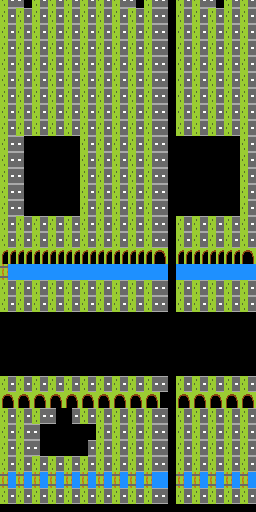

A level layout from a 2D game, rendered from its tile map. Below: a short description, then the map file with its tile-grid data intact:
An orthogonal 32x64 tile map with 8x8 px tiles, 1 tile layer (Tile Layer 1).

<map version="1.4" tiledversion="1.4.3" orientation="orthogonal" renderorder="right-down" width="32" height="64" tilewidth="8" tileheight="8" infinite="0" nextlayerid="2" nextobjectid="1">
 <tileset firstgid="1" source="tile-sheet1.tsx" />
 <layer id="1" name="Tile Layer 1" width="32" height="64">
  <data encoding="csv">
1,2,9,10,1,2,1,2,1,2,1,2,1,2,1,2,9,10,1,2,7,8,1,2,1,2,9,10,1,2,1,2,
17,18,25,26,17,18,17,18,17,18,17,18,17,18,17,18,25,26,17,18,23,24,17,18,17,18,25,26,17,18,17,18,
1,2,1,2,1,2,1,2,1,2,1,2,1,2,1,2,1,2,1,2,7,8,1,2,1,2,1,2,1,2,1,2,
17,18,17,18,17,18,17,18,17,18,17,18,17,18,17,18,17,18,17,18,23,24,17,18,17,18,17,18,17,18,17,18,
1,2,1,2,1,2,1,2,1,2,1,2,1,2,1,2,1,2,1,2,7,8,1,2,1,2,1,2,1,2,1,2,
17,18,17,18,17,18,17,18,17,18,17,18,17,18,17,18,17,18,17,18,23,24,17,18,17,18,17,18,17,18,17,18,
1,2,1,2,1,2,1,2,1,2,1,2,1,2,1,2,1,2,1,2,7,8,1,2,1,2,1,2,1,2,1,2,
17,18,17,18,17,18,17,18,17,18,17,18,17,18,17,18,17,18,17,18,23,24,17,18,17,18,17,18,17,18,17,18,
1,2,1,2,1,2,1,2,1,2,1,2,1,2,1,2,1,2,1,2,7,8,1,2,1,2,1,2,1,2,1,2,
17,18,17,18,17,18,17,18,17,18,17,18,17,18,17,18,17,18,17,18,23,24,17,18,17,18,17,18,17,18,17,18,
1,2,1,2,1,2,1,2,1,2,1,2,1,2,1,2,1,2,1,2,7,8,1,2,1,2,1,2,1,2,1,2,
17,18,17,18,17,18,17,18,17,18,17,18,17,18,17,18,17,18,17,18,23,24,17,18,17,18,17,18,17,18,17,18,
1,2,1,2,1,2,1,2,1,2,1,2,1,2,1,2,1,2,1,2,7,8,1,2,1,2,1,2,1,2,1,2,
17,18,17,18,17,18,17,18,17,18,17,18,17,18,17,18,17,18,17,18,23,24,17,18,17,18,17,18,17,18,17,18,
1,2,1,2,1,2,1,2,1,2,1,2,1,2,1,2,1,2,1,2,7,8,1,2,1,2,1,2,1,2,1,2,
17,18,17,18,17,18,17,18,17,18,17,18,17,18,17,18,17,18,17,18,23,24,17,18,17,18,17,18,17,18,17,18,
1,2,1,2,1,2,1,2,1,2,1,2,1,2,1,2,1,2,1,2,7,8,1,2,1,2,1,2,1,2,1,2,
17,18,17,18,17,18,17,18,17,18,17,18,17,18,17,18,17,18,17,18,23,24,17,18,17,18,17,18,17,18,17,18,
1,2,7,7,7,7,7,7,7,8,1,2,1,2,1,2,1,2,1,2,7,8,7,8,7,7,7,7,7,8,1,2,
17,18,23,23,23,23,23,23,7,8,17,18,17,18,17,18,17,18,17,18,23,24,23,24,23,7,8,23,7,8,17,18,
1,2,7,7,7,7,7,8,7,8,1,2,1,2,1,2,1,2,1,2,7,8,23,24,7,8,8,8,7,8,1,2,
17,18,23,23,7,8,7,7,8,8,17,18,17,18,17,18,17,18,17,18,23,24,23,24,7,8,24,24,7,8,17,18,
1,2,23,24,7,8,23,7,8,8,1,2,1,2,1,2,1,2,1,2,7,8,23,24,8,8,23,24,8,8,1,2,
17,18,23,24,7,8,8,8,8,8,17,18,17,18,17,18,17,18,17,18,23,24,23,24,8,8,24,23,24,24,17,18,
1,2,23,24,7,8,24,8,24,8,1,2,1,2,1,2,1,2,1,2,7,8,23,24,7,8,24,24,23,24,1,2,
17,18,23,24,23,24,24,24,7,8,17,18,17,18,17,18,17,18,17,18,23,24,23,24,7,7,8,24,24,8,17,18,
1,2,23,24,8,8,8,8,8,8,1,2,1,2,1,2,1,2,1,2,7,8,23,23,23,7,7,8,24,24,1,2,
17,18,23,24,24,24,24,24,24,24,17,18,17,18,17,18,17,18,17,18,23,24,23,24,24,23,23,24,23,24,17,18,
1,2,1,2,1,2,1,2,1,2,1,2,1,2,1,2,1,2,1,2,7,8,1,2,1,2,1,2,1,2,1,2,
17,18,17,18,17,18,17,18,17,18,17,18,17,18,17,18,17,18,17,18,23,24,17,18,17,18,17,18,17,18,17,18,
1,2,1,2,1,2,1,2,1,2,1,2,1,2,1,2,1,2,1,2,7,8,1,2,1,2,1,2,1,2,1,2,
17,18,17,18,17,18,17,18,17,18,17,18,17,18,17,18,17,18,17,18,23,24,17,18,17,18,17,18,17,18,17,18,
5,5,5,5,5,5,5,5,5,5,5,5,5,5,5,5,5,5,5,5,7,8,5,5,5,5,5,5,5,5,5,6,
21,21,21,21,21,21,21,21,21,21,21,21,21,21,21,21,21,21,21,21,23,24,21,21,21,21,21,21,21,21,21,22,
3,4,4,4,4,4,4,4,4,4,4,4,4,4,4,4,4,4,4,4,7,8,4,4,4,4,4,4,4,4,4,4,
19,20,20,20,20,20,20,20,20,20,20,20,20,20,20,20,20,20,20,20,23,24,20,20,20,20,20,20,20,20,20,20,
1,2,1,2,1,2,1,2,1,2,1,2,1,2,1,2,1,2,1,2,7,8,1,2,1,2,1,2,1,2,1,2,
17,18,17,18,17,18,17,18,17,18,17,18,17,18,17,18,17,18,17,18,23,24,17,18,17,18,17,18,17,18,17,18,
1,2,1,2,1,2,1,2,1,2,1,2,1,2,1,2,1,2,1,2,7,8,1,2,1,2,1,2,1,2,1,2,
17,18,17,18,17,18,17,18,17,18,17,18,17,18,17,18,17,18,17,18,23,24,17,18,17,18,17,18,17,18,17,18,
7,7,7,7,7,7,7,7,7,7,7,7,7,7,7,7,8,7,7,8,7,8,8,8,8,8,8,8,8,8,8,8,
23,23,23,23,23,23,23,23,23,23,23,23,23,23,23,23,24,23,23,24,23,24,24,24,24,24,24,24,24,24,24,24,
7,8,7,8,7,8,7,8,7,8,7,8,7,8,7,8,7,8,7,8,7,8,7,8,7,8,7,8,7,8,7,8,
23,24,23,24,23,24,23,24,23,24,23,24,23,24,23,24,23,24,23,24,23,24,23,24,23,24,23,24,23,24,23,24,
7,8,7,8,7,8,7,8,7,8,7,8,7,8,7,8,7,8,7,8,7,8,7,8,7,8,7,8,7,8,7,8,
23,24,23,24,23,24,23,24,23,24,23,24,23,24,23,24,23,24,23,24,23,24,23,24,23,24,23,24,23,24,23,24,
7,8,7,8,7,8,7,8,7,8,7,8,7,8,7,8,7,8,7,8,7,8,7,8,7,8,7,8,7,8,7,8,
23,24,23,24,23,24,23,24,23,24,23,24,23,24,23,24,23,24,23,24,23,24,23,24,23,24,23,24,23,24,23,24,
1,2,1,2,1,2,1,2,1,2,1,2,1,2,1,2,1,2,1,2,7,8,1,2,1,2,1,2,1,2,1,2,
17,18,17,18,17,18,17,18,17,18,17,18,17,18,17,18,17,18,17,18,23,24,17,18,17,18,17,18,17,18,17,18,
5,6,5,6,5,6,5,6,5,6,5,6,5,6,5,6,5,6,5,6,7,8,5,6,5,6,5,6,5,6,5,6,
21,22,21,22,21,22,21,22,21,22,21,22,21,22,21,22,21,22,21,22,23,24,21,22,21,22,21,22,21,22,21,22,
1,2,1,2,1,2,7,7,8,2,1,2,1,2,1,2,1,2,1,2,7,8,1,2,1,2,1,2,1,2,1,2,
17,18,17,18,17,7,23,23,24,8,17,18,17,18,17,18,17,18,17,18,23,24,17,18,17,18,17,18,17,18,17,18,
1,2,1,2,7,23,23,23,23,24,8,8,1,2,1,2,1,2,1,2,7,8,1,2,1,2,1,2,1,2,1,2,
17,18,17,18,7,8,23,7,8,8,8,24,17,18,17,18,17,18,17,18,23,24,17,18,17,18,17,18,17,18,17,18,
1,2,1,2,23,24,8,8,8,24,24,2,1,2,1,2,1,2,1,2,7,8,1,2,1,2,1,2,1,2,1,2,
17,18,17,18,17,23,24,24,24,18,17,18,17,18,17,18,17,18,17,18,23,24,17,18,17,18,17,18,17,18,17,18,
1,2,1,2,1,2,1,2,1,2,1,2,1,2,1,2,1,2,1,2,7,8,1,2,1,2,1,2,1,2,1,2,
17,18,17,18,17,18,17,18,17,18,17,18,17,18,17,18,17,18,17,18,23,24,17,18,17,18,17,18,17,18,17,18,
3,4,3,4,3,4,3,4,3,4,3,4,3,4,3,4,3,4,3,4,7,8,3,4,3,4,3,4,3,4,3,4,
19,20,19,20,19,20,19,20,19,20,19,20,19,20,19,20,19,20,19,20,23,24,19,20,19,20,19,20,19,20,19,20,
1,2,1,2,1,2,1,2,1,2,1,2,1,2,1,2,1,2,1,2,7,8,1,2,1,2,1,2,1,2,1,2,
17,18,17,18,17,18,17,18,17,18,17,18,17,18,17,18,17,18,17,18,23,24,17,18,17,18,17,18,17,18,17,18
</data>
 </layer>
</map>